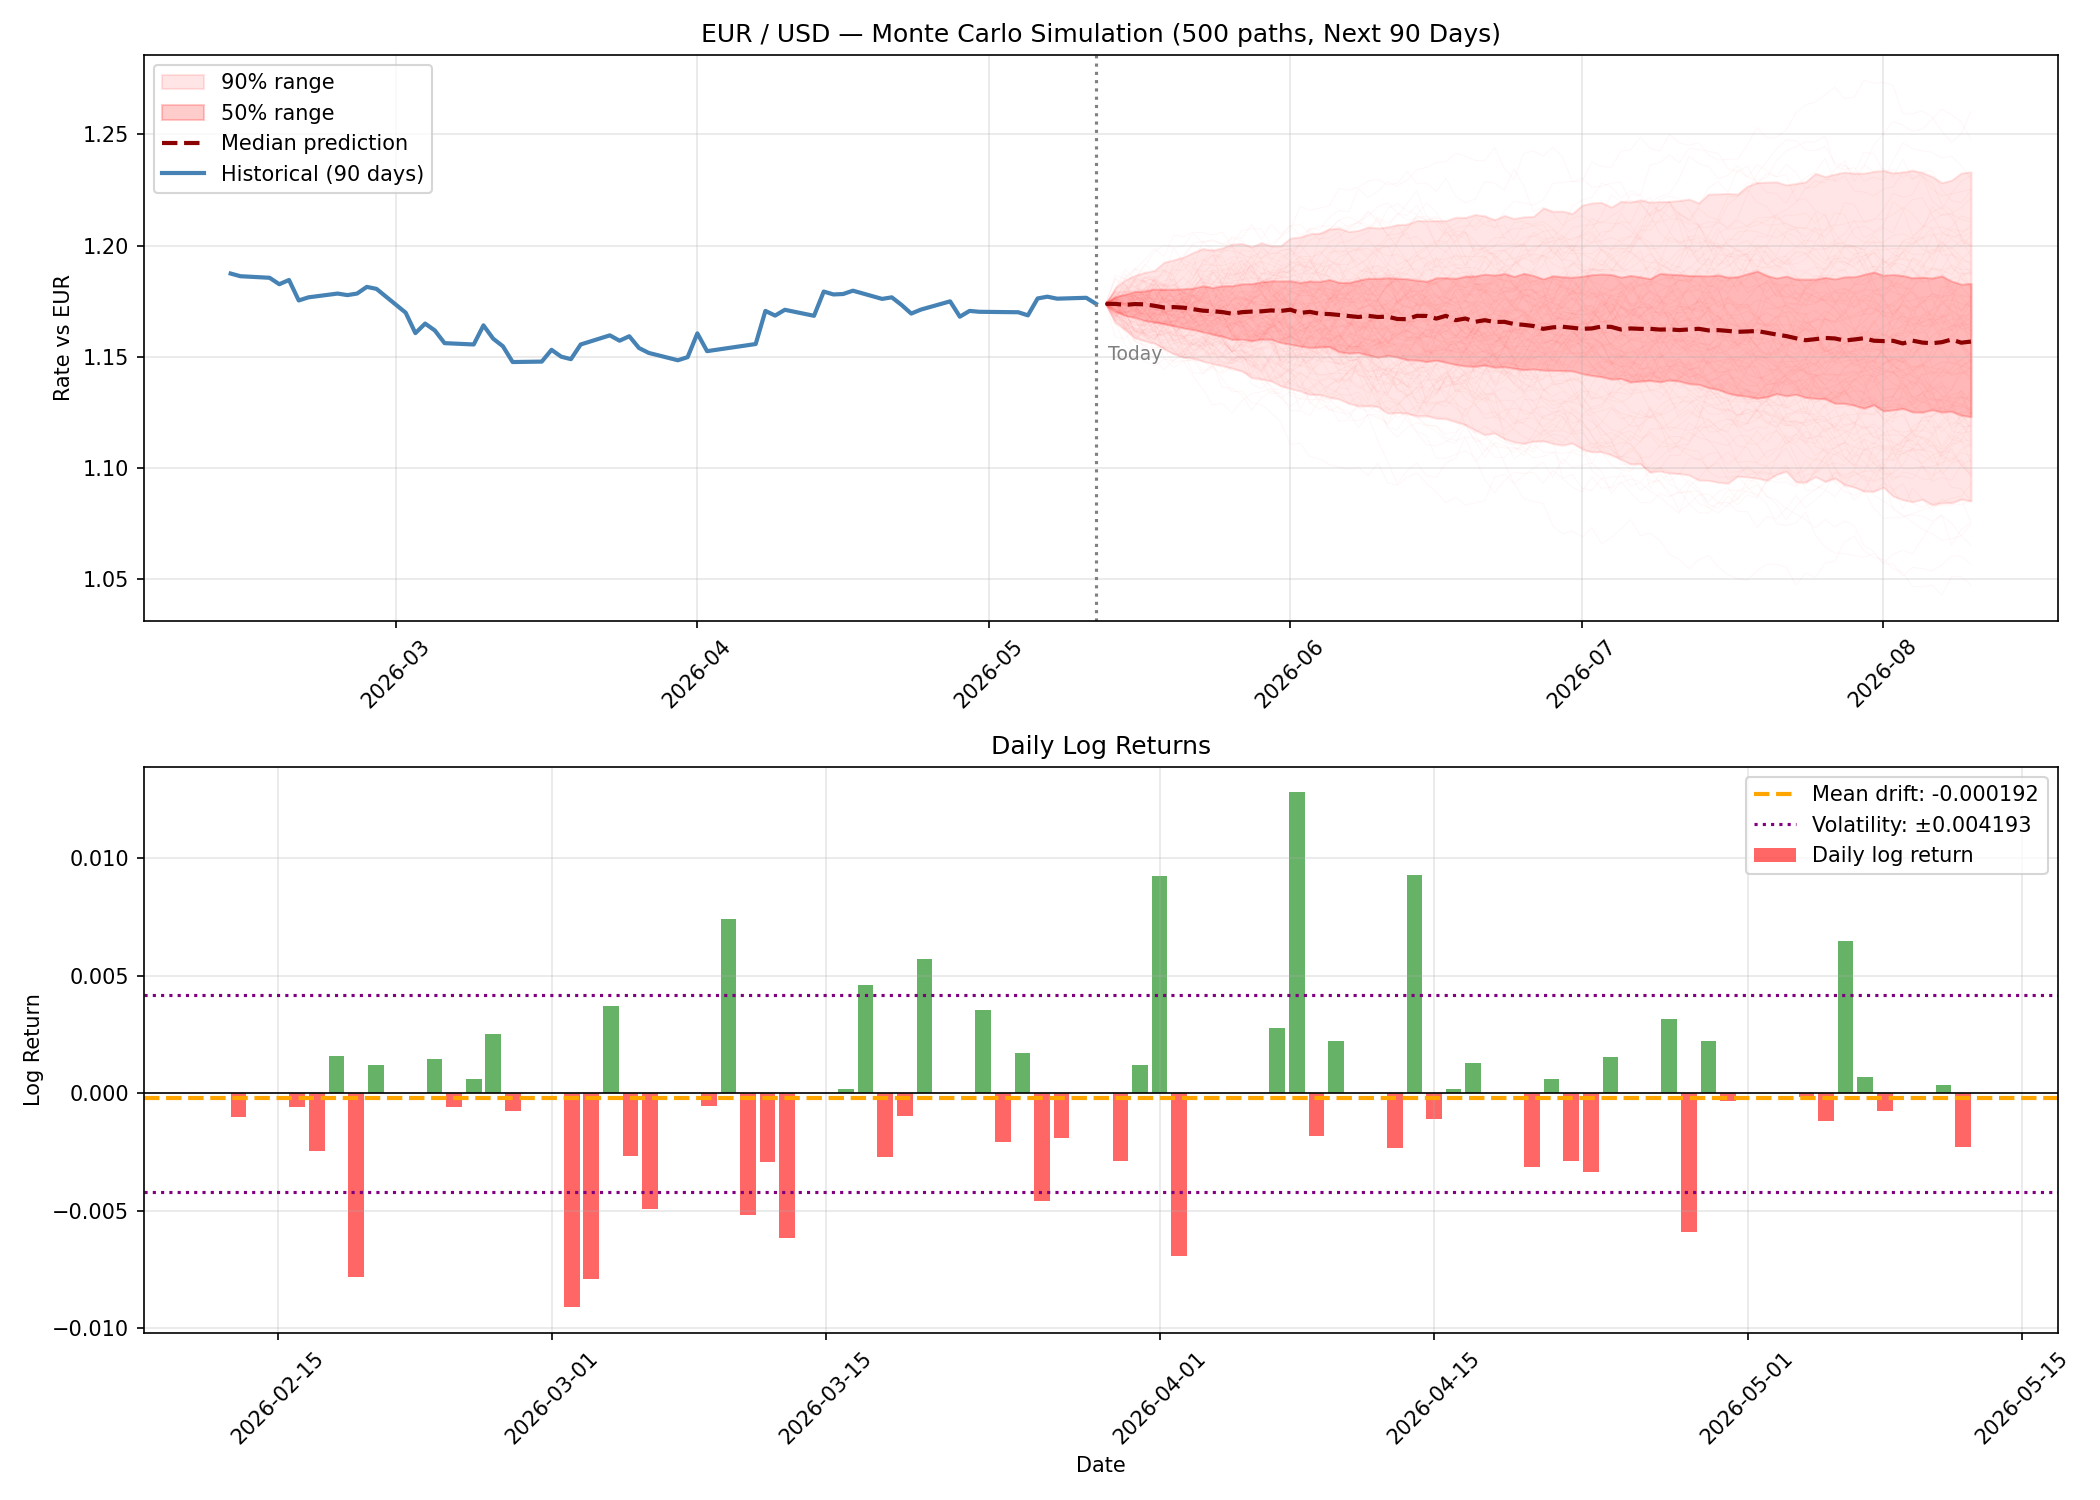

Write Python code to recreate this figure.
import requests
import xml.etree.ElementTree as ET
import matplotlib.pyplot as plt
import numpy as np
from datetime import datetime, timedelta
import warnings
warnings.filterwarnings("ignore")

# STEP 1: Fetch data
url = "https://www.ecb.europa.eu/stats/eurofxref/eurofxref-hist-90d.xml"
response = requests.get(url)
root = ET.fromstring(response.content)
NS = "{http://www.ecb.int/vocabulary/2002-08-01/eurofxref}Cube"
CURRENCY = "USD"

dates, rates = [], []
for time_cube in root.iter(NS):
    date = time_cube.attrib.get("time")
    if not date:
        continue
    for rate_cube in time_cube:
        if rate_cube.attrib.get("currency") == CURRENCY:
            dates.append(datetime.strptime(date, "%Y-%m-%d"))
            rates.append(float(rate_cube.attrib["rate"]))

pairs = sorted(zip(dates, rates))
dates = [p[0] for p in pairs]
rates = [p[1] for p in pairs]
print(f"Data loaded: {len(rates)} days of EUR/{CURRENCY}")

# STEP 2: Calculate log returns and volatility
rates_arr = np.array(rates)
log_returns = np.diff(np.log(rates_arr))
mu = np.mean(log_returns)       # daily drift
sigma = np.std(log_returns)     # daily volatility

print(f"Daily drift:      {mu:+.6f}")
print(f"Daily volatility: {sigma:.6f}")

# STEP 3: Monte Carlo simulation (500 paths)
np.random.seed(42)
n_simulations = 500
n_days = 90
last_price = rates[-1]

simulations = np.zeros((n_simulations, n_days))
for i in range(n_simulations):
    prices = [last_price]
    for _ in range(n_days - 1):
        shock = np.random.normal(mu, sigma)
        prices.append(prices[-1] * np.exp(shock))
    simulations[i] = prices

future_dates = [dates[-1] + timedelta(days=i+1) for i in range(n_days)]

# Percentiles
p5  = np.percentile(simulations, 5,  axis=0)
p25 = np.percentile(simulations, 25, axis=0)
p50 = np.percentile(simulations, 50, axis=0)
p75 = np.percentile(simulations, 75, axis=0)
p95 = np.percentile(simulations, 95, axis=0)

# STEP 4: Plot
fig, axes = plt.subplots(2, 1, figsize=(14, 10))

# --- Top: Monte Carlo ---
ax1 = axes[0]

# Plot a sample of simulation paths
for i in range(0, 500, 5):
    ax1.plot(future_dates, simulations[i], color="red", alpha=0.03, linewidth=0.5)

# Confidence bands
ax1.fill_between(future_dates, p5,  p95, color="red",    alpha=0.10, label="90% range")
ax1.fill_between(future_dates, p25, p75, color="red",    alpha=0.20, label="50% range")
ax1.plot(future_dates, p50, color="darkred", linewidth=2,
         linestyle="--", label="Median prediction")

# Historical
ax1.plot(dates, rates, color="steelblue", linewidth=2, label="Historical (90 days)")
ax1.axvline(x=dates[-1], color="gray", linestyle=":", linewidth=1.5)
ax1.text(dates[-1], min(rates) + 0.001, "  Today", color="gray", fontsize=9)

ax1.set_title(f"EUR / {CURRENCY} — Monte Carlo Simulation (500 paths, Next 90 Days)")
ax1.set_ylabel("Rate vs EUR")
ax1.legend(loc="upper left")
ax1.grid(True, alpha=0.3)
plt.setp(ax1.xaxis.get_majorticklabels(), rotation=45)

# --- Bottom: Daily returns ---
ax2 = axes[1]
colors = ["green" if x > 0 else "red" for x in log_returns]
ax2.bar(dates[1:], log_returns, color=colors, alpha=0.6, label="Daily log return")
ax2.axhline(y=0, color="black", linewidth=0.8)
ax2.axhline(y=mu, color="orange", linewidth=2,
            linestyle="--", label=f"Mean drift: {mu:+.6f}")
ax2.axhline(y=sigma, color="purple", linewidth=1.5,
            linestyle=":", label=f"Volatility: ±{sigma:.6f}")
ax2.axhline(y=-sigma, color="purple", linewidth=1.5, linestyle=":")
ax2.set_title("Daily Log Returns")
ax2.set_ylabel("Log Return")
ax2.set_xlabel("Date")
ax2.legend()
ax2.grid(True, alpha=0.3)
plt.setp(ax2.xaxis.get_majorticklabels(), rotation=45)

plt.tight_layout()
plt.savefig("prediction.png", dpi=150)
plt.show()

print(f"\nMonte Carlo Prediction for EUR/{CURRENCY}:")
print(f"  Today:          {last_price:.4f}")
print(f"  In 30 days:")
print(f"    Bearish (5%): {p5[29]:.4f}")
print(f"    Median:       {p50[29]:.4f}")
print(f"    Bullish (95%):{p95[29]:.4f}")
print(f"  In 90 days:")
print(f"    Bearish (5%): {p5[89]:.4f}")
print(f"    Median:       {p50[89]:.4f}")
print(f"    Bullish (95%):{p95[89]:.4f}")
print(f"\nChart saved → prediction.png")
